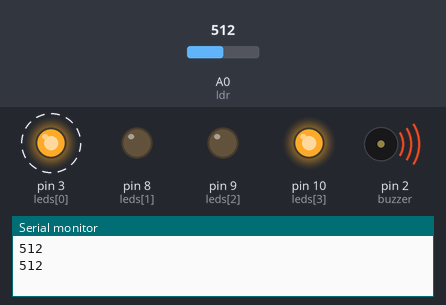
Bench run of a sketch on a simulated Arduino Uno, built with avr-gcc and run on an emulated ATmega328P. Parts: output pins drawn as LEDs (lit = HIGH), buzzer (waves = sounding), the last lines printed to the serial monitor. Dashed ring = blinking. The test bench sets the inputs (shaded band); at power-on: A0 (ldr) = 512.

Above: at 0.8 s.
1.6 s: A0 (ldr) set to 484
At 2.9 s:
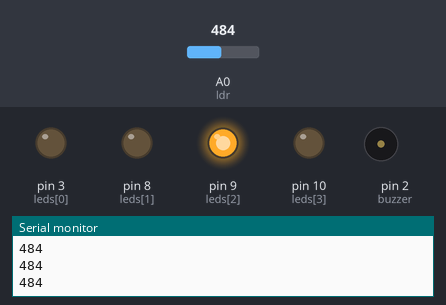
3.9 s: A0 (ldr) set to 510
At 4.53 s:
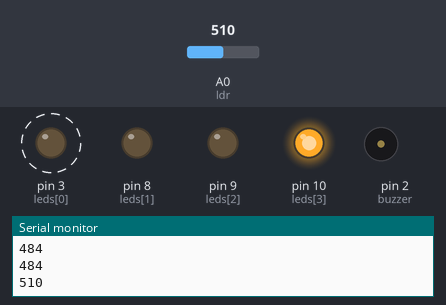
7.4 s: A0 (ldr) set to 306
At 8.8 s:
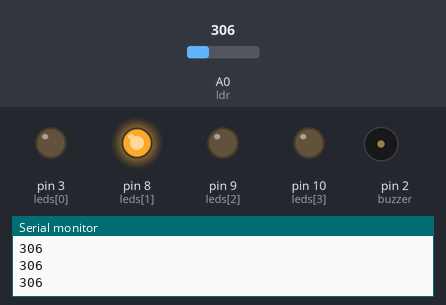
9.1 s: A0 (ldr) set to 332
10.6 s: A0 (ldr) set to 356
At 11.8 s:
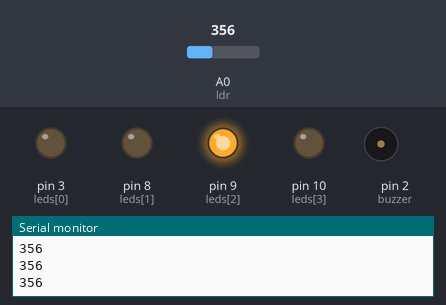
12.1 s: A0 (ldr) set to 122
At 12.7 s:
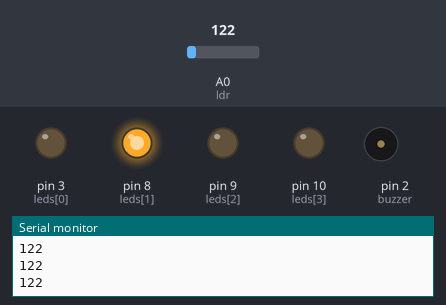
Timing chart, 0 to 14.6 s (numbered marks = the images above; inputs shaded):
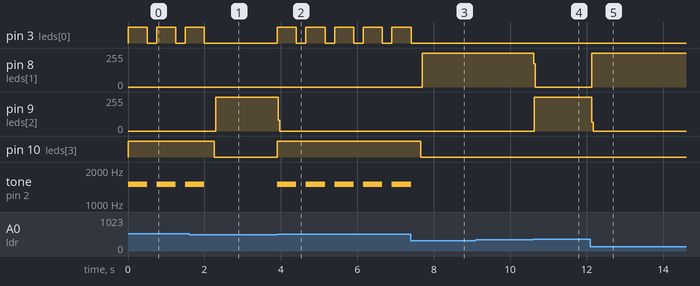

The sketch:

atividade-led-sensor-LDR.ino
```cpp
#define LEDS_QUANTITY 4
int leds[LEDS_QUANTITY] = {3, 8, 9, 10};

int ldr = A0;
int intensity = 0;
int buzzer = 2;

void setup() {
  for (int i = 0; i < LEDS_QUANTITY; i++)
    pinMode(leds[i], OUTPUT);
  pinMode(ldr, INPUT);
  pinMode(buzzer, OUTPUT);
  Serial.begin(9600);
}

void loop() {
  int valorldr = analogRead(ldr);
  Serial.println(valorldr);

  if (valorldr < (100 * 3.5)) {
    for (int i = 0; i < LEDS_QUANTITY; i++)
      digitalWrite(leds[i], LOW);
    digitalWrite(leds[1], HIGH);
  }
  else if (valorldr >= (100 * 3.5) && valorldr < 500 ) {
    for (int i = 0; i < LEDS_QUANTITY; i++)
      digitalWrite(leds[i], LOW);
    digitalWrite(leds[2], HIGH);
  }
  else if (valorldr >= 500 ) {
    for (int i = 0; i < LEDS_QUANTITY; i++)
      digitalWrite(leds[i], LOW);
    digitalWrite(leds[3], HIGH);
    tone(buzzer, 1500);
    digitalWrite(leds[0], HIGH);
    delay(500);
    digitalWrite(leds[0], LOW);
    noTone(buzzer);
    delay(250);
  }
}
```

Measured:
- the behaviour switches between 500 and 499 on A0 (ldr) (found by bisection; images 0 and 1)
- the behaviour switches between 349 and 350 on A0 (ldr) (found by bisection; images 3 and 4)
- after the input at 1.6 s, pin 3 (leds[0]): goes on until 2.0 s, then stays LOW; pin 9 (leds[2]): 0/255 → 254/255 after 0.69 s, → 255/255 0.12 s later; pin 10 (leds[3]): HIGH → LOW after 0.65 s; tone on pin 2 (buzzer): goes on until 2.0 s, then stays silent
- after the input at 3.9 s, pin 3 (leds[0]): alternates HIGH for 0.50 s and LOW for 0.25 s, starting at once; pin 9 (leds[2]): 255/255 → 0/255 at once; pin 10 (leds[3]): LOW → HIGH at once; tone on pin 2 (buzzer): alternates 1500 Hz for 0.50 s and silent for 0.25 s, starting at once
- after the input at 7.4 s, pin 3 (leds[0]): goes on until 7.4 s, then stays LOW; pin 8 (leds[1]): 0/255 → 253/255 after 0.30 s; pin 10 (leds[3]): HIGH → LOW after 0.26 s; tone on pin 2 (buzzer): goes on until 7.4 s, then stays silent
- after the input at 10.6 s, pin 8 (leds[1]): 253/255 → 0/255 at once; pin 9 (leds[2]): 0/255 → 255/255 at once
- after the input at 12.1 s, pin 8 (leds[1]): 0/255 → 254/255 at once; pin 9 (leds[2]): 255/255 → 0/255 at once
- by itself, pin 3 (leds[0]): alternates HIGH for 0.50 s and LOW for 0.25 s
